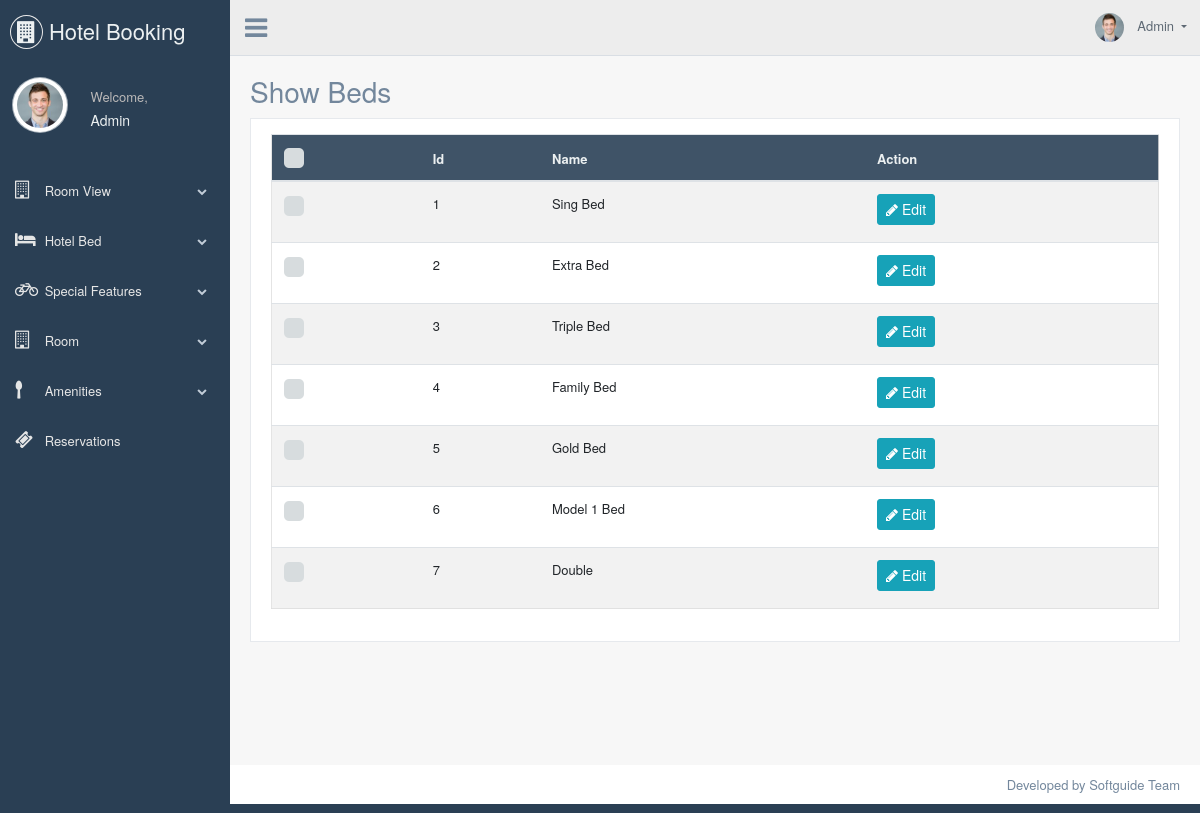
Page /backend/show_room_bed.php (signed in) on the committed database.
### tables this page shows
CREATE TABLE `bed` (
  `id` int(10) UNSIGNED NOT NULL,
  `name` varchar(200) NOT NULL,
  `created_at` datetime NOT NULL,
  `updated_at` datetime NOT NULL,
  `created_by` int(11) NOT NULL,
  `updated_by` int(11) NOT NULL,
  `deleted_at` datetime DEFAULT NULL,
  `deleted_by` int(11) DEFAULT NULL
);

### backend/show_room_bed.php (the view, shortened to what this page needs)
<?php
    require("../require/check_auth.php");
    $table         = "bed";
    $table_no      = 1;
    $show_sql      = "SELECT id,name FROM $table WHERE deleted_at IS NULL";
    $res_show_sql  = $mysqli->query($show_sql);
    require("../templates/cp_header.php");
    require("../templates/cp_left_side_bar.php");
    require("../templates/cp_top_nav.php");
?>
    <div class="right_col" role="main">
        <div class="">
            <div class="page-title">
                <div class="title_left">
                    <h3>Show Beds</h3>
                </div>
            </div>
            <div class="row" style="display: block;">
                <div class="col-md-12 col-sm-12  ">
                    <div class="x_panel">
                        <div class="x_content">
                            <div class="table-responsive">
                                <table class="table table-striped jambo_table bulk_action">
                                    <thead>
                                        <tr class="headings">
                                            <th>
                                            </th>
                                            <th class="column-title">Id </th>
                                            <th class="column-title">Name </th>
                                            <th class="column-title">Action </th>
                                        </tr>
                                    </thead>
                                    <tbody>
                                        <?php
                                            while ($row = $res_show_sql->fetch_assoc()) {
                                                $name   = htmlspecialchars($row["name"]);
                                        ?>
                                        <tr class="even pointer">
                                            <td class="a-center ">
                                            </td>
                                            <td class=" "><?= $table_no++ ?></td>
                                            <td class=" "><?= $name ?></td>
                                            <td class=" ">
                                                <a href="" class="btn btn-info btn-sm">
                                                    <i class="fa fa-pencil"></i> Edit
                                                </a>
                                            </td>
                                        </tr>
                                        <?php } ?>
                                    </tbody>
                                </table>
                            </div>
                        </div>
                    </div>
                </div>
            </div>
        </div>
    </div>
<?php
    require("../templates/cp_footer.php");
?>

### rows in the picture
bed: name "Sing Bed"
bed: name "Extra Bed"
bed: name "Triple Bed"
bed: name "Family Bed"
bed: name "Gold Bed"
bed: name "Model 1 Bed"
bed: name "Double"

### other values in the picture
$_SESSION["user_name"] "Admin"
